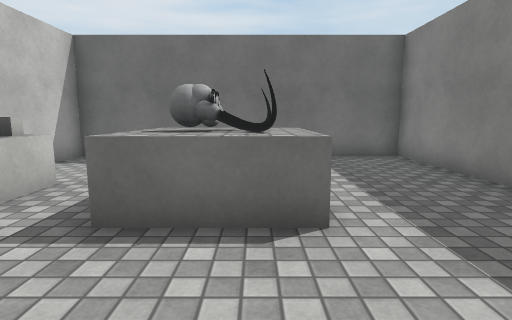
[1] (above)

16 first-person views from a walk through a scene from a Unity 3-D project. The camera is 1.2 m above the floor, tilts 8° down and sees 80° across. The floor is counted in squares, 1 m on a side. Each view is taken from the middle of a square. On the plan, view 1 faces up. The plan holds only what a view shows up to about 13 squares ahead; the rest is blank. The player is left out. Surface patterns are stand-ins for the level's own textures.

[2]
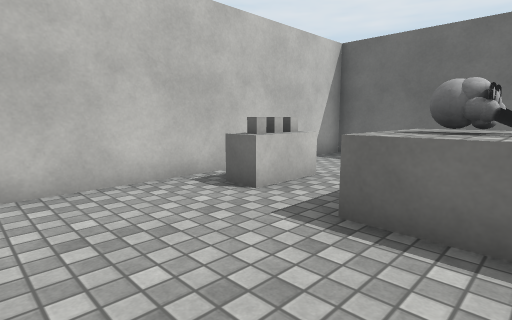

[3]
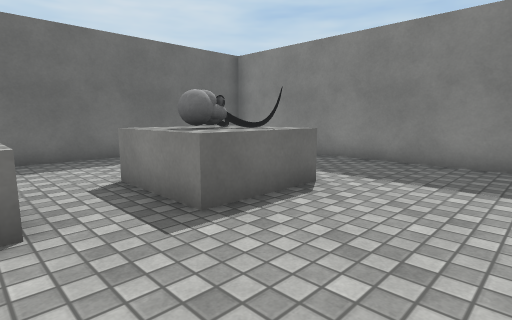

[4]
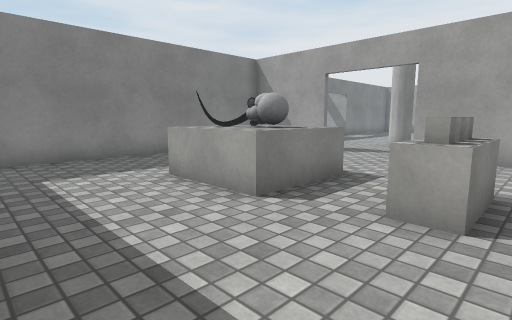

[5]
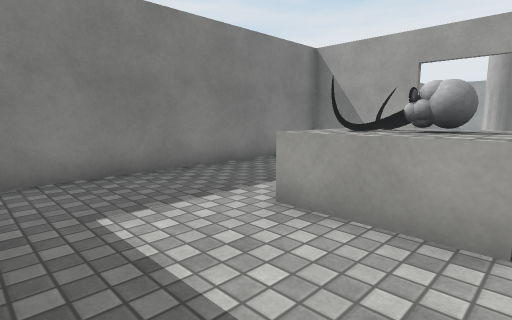

[6]
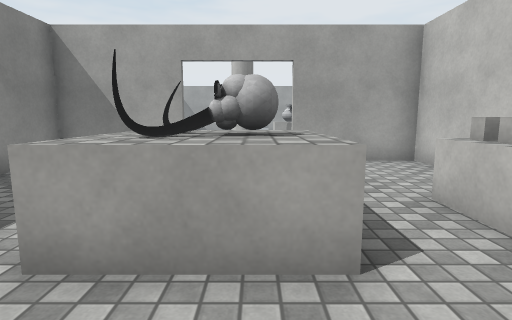

[7]
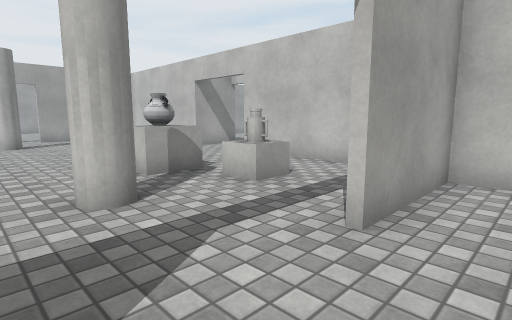

[8]
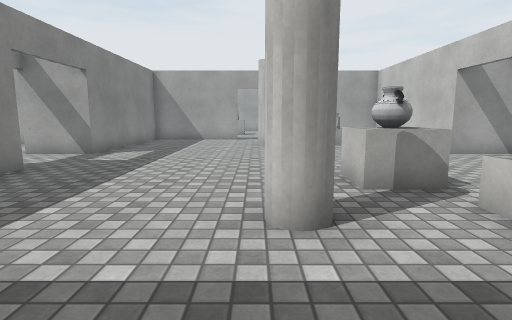

[9]
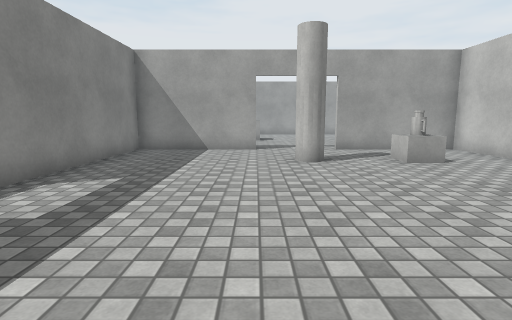

[10]
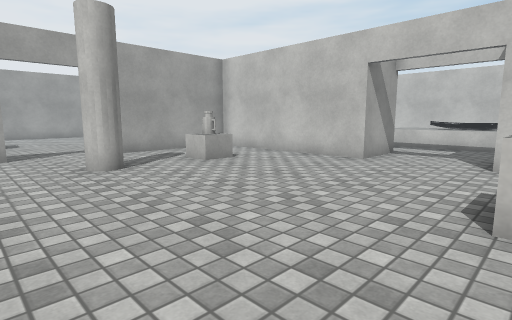

[11]
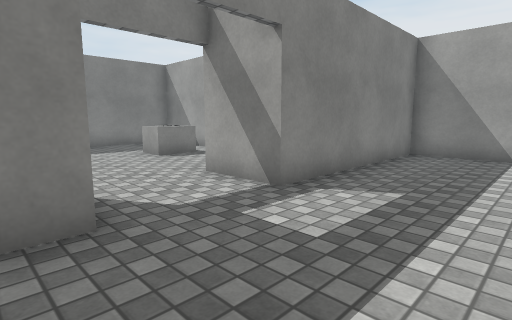

[12]
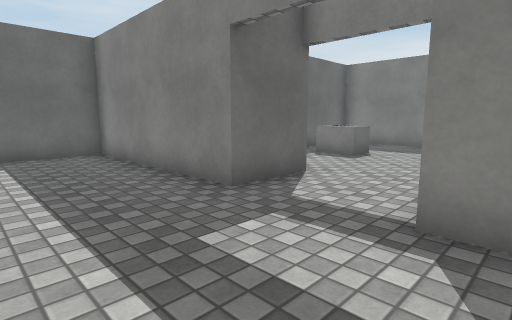

[13]
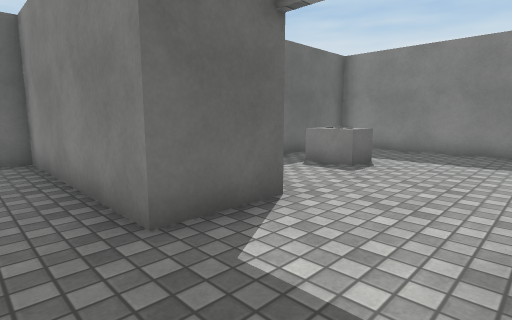

[14]
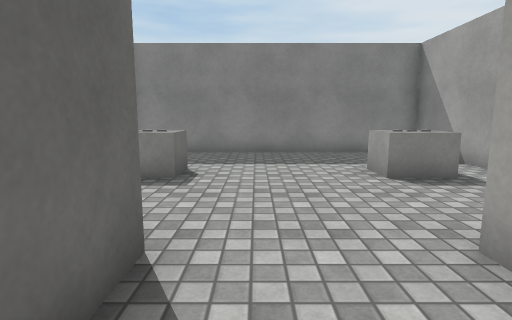

[15]
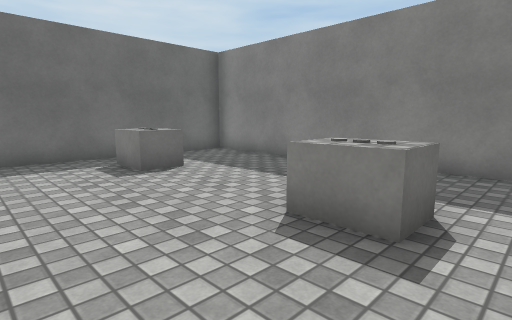

[16]
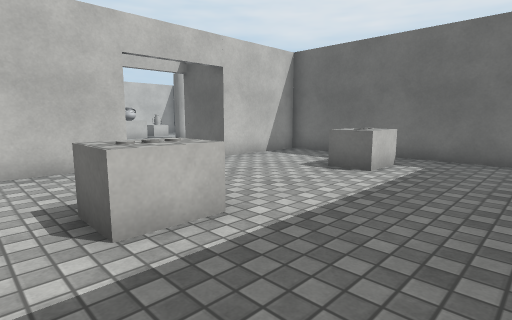

### Floor plan
Points are (right, up) in squares from view 1. A wall is a line through its corners. A room is listed if a view was taken in it or the views show most of it. See-through windows are left out.
Room 1 (views 1, 2, 3, 4, 5, 6, 7, 8)
walls: (0.9, -0.4) (4.4, -0.4) (4.4, 9.4) (-5.4, 9.4) (-5.4, -0.4) (-2, -0.4)
ways out: opening at (0, -1) to room 2
objects: other object (-4, 4) to (-4, 5); other object (-2, 3) to (1, 6)
Room 2 (views 9, 10, 11, 12, 13, 14)
walls: (-6.4, -10) (-6.4, -16.4) (-2, -16.4); (1, -16.4) (5.4, -16.4) (5.4, -10) (7.6, -10); (7.6, -7) (5.4, -7) (5.4, -0.6) (2.9, -0.6); (-6.4, -2.9) (-6.4, -7)
ways out: opening at (0, -1) to room 1; opening at (6.5, -8.5) to room 3; opening at (-7.5, -8.5); opening at (0, -17)
objects: other object (-4, -14) to (-3, -13); other object (-4, -4) to (-3, -3); other object (-3, -6) to (-2, -5); other object (-1, -14) to (0, -13); other object (-1, -4) to (0, -3)
Room 3 (views 15, 16)
walls: (7.6, -10) (7.6, -12.4); (12, -13.4) (15.4, -13.4) (15.4, -3.6) (7.6, -3.6) (7.6, -7)
ways out: opening at (6.5, -8.5) to room 2
objects: other object (11, -12) to (12, -11); other object (11, -6) to (12, -5)

Positions as (right, up) in squares from view 1, and headings:
1: (0, 0), facing up
2: (0, 0), facing up-left
3: (-4, 0), facing up-right
4: (-5, 9), facing down-right
5: (-2, 9), facing down-right
6: (-1, 8), facing down
7: (1, 1), facing down-left
8: (0, 0), facing down
9: (1, -5), facing down
10: (2, -6), facing down-left
11: (2, -6), facing down-right
12: (2, -11), facing up-right
13: (4, -10), facing up-right
14: (5, -8), facing right
15: (8, -13), facing up-right
16: (15, -13), facing up-left
